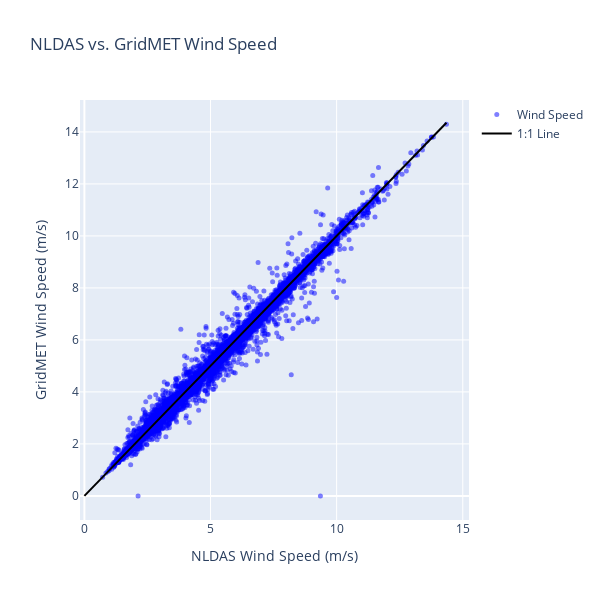

This figure's notebook cell:
### Code cell
fig = go.Figure()
# add a scatter plot of the two datasets
fig.add_trace(go.Scatter(
    x=merged_df['nldas_wind_spd'],
    y=merged_df['gridmet_wind_spd'],
    mode='markers',
    name='Wind Speed',
    marker=dict(
        size=5,
        color='blue',
        opacity=0.5
    )
))
# add a 1:1 line
fig.add_trace(go.Scatter(
    x=[0, merged_df['nldas_wind_spd'].max()],
    y=[0, merged_df['nldas_wind_spd'].max()],
    mode='lines',
    name='1:1 Line',
    line=dict(
        color='black',
        width=2
    )
))
# udpate the layout with labels and titles and make the figure square
fig.update_layout(
    title='NLDAS vs. GridMET Wind Speed',
    xaxis_title='NLDAS Wind Speed (m/s)',
    yaxis_title='GridMET Wind Speed (m/s)',
    width=600,
    height=600
)
# updat the hover to have the index date
fig.update_traces(hoverinfo='text+x+y', hovertext=merged_df.index)

### Figure 1 — Plotly figure (JSON) as saved in the notebook; plotly's stock layout.template omitted (floating-point values rounded to 4 significant figures; data arrays with more than 128 entries replaced by an {"elided": "..."} marker saying what was removed)
{"data": [{"hoverinfo": "text+x+y", "hovertext": {"elided": "16534 str values"}, "marker": {"color": "blue", "opacity": 0.5, "size": 5}, "mode": "markers", "name": "Wind Speed", "type": "scatter", "x": {"elided": "16534 float values"}, "y": {"elided": "16534 float values"}}, {"hoverinfo": "text+x+y", "hovertext": {"elided": "16534 str values"}, "line": {"color": "black", "width": 2}, "mode": "lines", "name": "1:1 Line", "type": "scatter", "x": [0, 14.35], "y": [0, 14.35]}], "layout": {"height": 600, "title": {"text": "NLDAS vs. GridMET Wind Speed"}, "width": 600, "xaxis": {"title": {"text": "NLDAS Wind Speed (m/s)"}}, "yaxis": {"title": {"text": "GridMET Wind Speed (m/s)"}}}}
